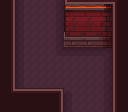

Rendered tile map (Tiled .tmx) drawn with the repository's tilesets; below, a short description and the full map source, tile grids included:
An orthogonal 8x7 tile map with 16x16 px tiles, 3 tile layers (Back, Walls, Front).

<map version="1.10" tiledversion="1.10.2" orientation="orthogonal" renderorder="right-down" width="8" height="7" tilewidth="16" tileheight="16" infinite="0" nextlayerid="4" nextobjectid="1">
 <properties>
  <property name="PathfindingOffset" value="2 4" />
 </properties>
 <tileset firstgid="1" source="../../../Tilesets/forge_tileset.tsx" />
 <layer id="1" name="Back" width="8" height="7">
  <data encoding="csv">
0,202,203,205,0,0,0,0,
0,202,203,205,0,0,0,0,
0,202,203,205,0,0,0,0,
0,202,203,230,178,178,179,0,
0,202,203,203,203,203,204,0,
0,227,228,228,182,203,204,0,
0,0,0,202,202,203,204,0
</data>
 </layer>
 <layer id="2" name="Walls" width="8" height="7">
  <data encoding="csv">
55,0,0,0,102,103,7,77,
55,0,0,0,127,128,32,51,
55,0,0,0,152,153,57,51,
55,0,0,0,0,0,0,51,
55,0,0,0,0,0,0,51,
29,0,0,0,0,0,0,51,
28,28,28,55,0,0,0,51
</data>
 </layer>
 <layer id="3" name="Front" width="8" height="7">
  <data encoding="csv">
0,0,0,0,0,0,0,0,
0,0,0,0,0,0,0,0,
0,0,0,0,0,0,0,0,
0,0,0,0,0,0,0,0,
0,0,0,0,0,0,0,0,
0,3,3,4,0,0,0,0,
0,0,0,0,0,0,0,0
</data>
 </layer>
</map>
